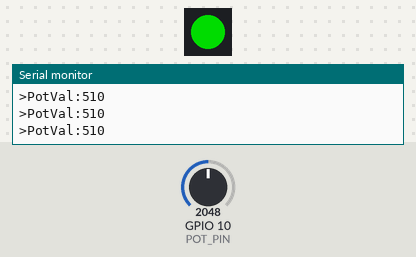
This program was run on a simulated ESP32-S3. On the bench: 1 RGB LEDs in strip order, left to right, the last lines printed to the serial monitor. The inputs (shaded band) are chosen by the test bench; at power-on: GPIO 10 (POT_PIN) = 2048. Dim RGB values are drawn brighter than linear.

Above: at 1.2 s.
1.3 s: GPIO 10 (POT_PIN) set to 10
At 1.8 s:
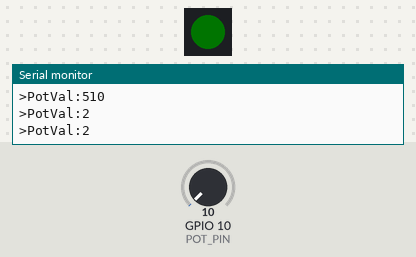
2.9 s: GPIO 10 (POT_PIN) set to 7
At 4.2 s:
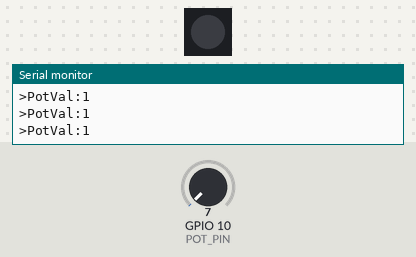
4.5 s: GPIO 10 (POT_PIN) set to 491
At 5.6 s:
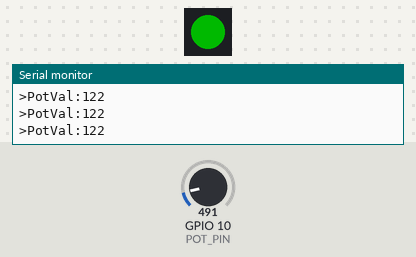
6.1 s: GPIO 10 (POT_PIN) set to 0
At 6.9 s:
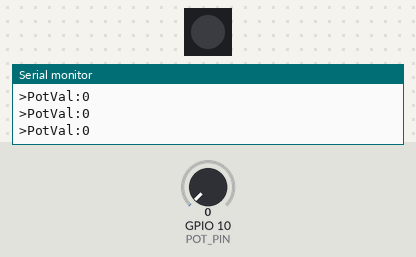
7.7 s: GPIO 10 (POT_PIN) set to 2047
At 8.2 s:
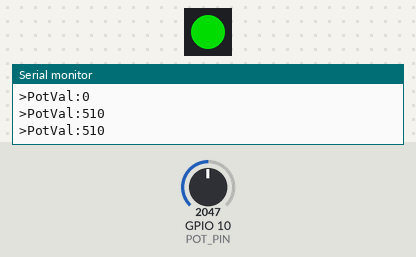
Timing chart, 0 to 10.3 s (numbered marks = the images above; inputs shaded):
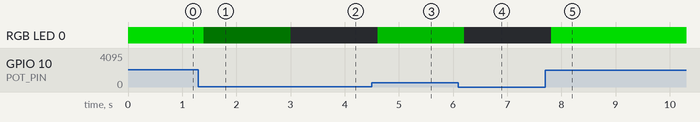

Measured:
- the behaviour switches between 9 and 8 on GPIO 10 (POT_PIN) (found by bisection; images 1 and 2)
- after the input at 1.3 s, RGB LED 0: RGB(0, 149, 0) → RGB(0, 1, 0) after 0.10 s
- after the input at 2.9 s, RGB LED 0: RGB(0, 1, 0) → off after 0.10 s
- after the input at 4.5 s, RGB LED 0: off → RGB(0, 71, 0) after 0.11 s
- after the input at 6.1 s, RGB LED 0: RGB(0, 71, 0) → off after 0.11 s
- after the input at 7.7 s, RGB LED 0: off → RGB(0, 149, 0) after 0.11 s

The program:

main.cpp
```cpp
#include <Adafruit_NeoPixel.h>
#include <Arduino.h>

#define POT_PIN 10

Adafruit_NeoPixel LED_RGB(1,48,NEO_GRBW + NEO_KHZ800);

int potVal=0;

void setup() {
  Serial.begin(115200);
  LED_RGB.begin();
  LED_RGB.setBrightness(150);
}

void loop() {
  potVal=analogRead(POT_PIN);
  potVal = map(potVal,0,1023,0,255);
  LED_RGB.setPixelColor(0,uint32_t(LED_RGB.Color(0,potVal,0)));
  LED_RGB.show();
  Serial.print(">PotVal:"); Serial.println(potVal);
  delay(200);
}
```
